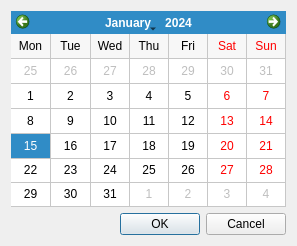
<?xml version="1.0" encoding="UTF-8"?>
<ui version="4.0">
 <class>CalendarDlg</class>
 <widget class="QDialog" name="CalendarDlg">
  <property name="geometry">
   <rect>
    <x>0</x>
    <y>0</y>
    <width>297</width>
    <height>246</height>
   </rect>
  </property>
  <property name="windowTitle">
   <string>Alterar Data</string>
  </property>
  <property name="windowIcon">
   <iconset resource="icons.qrc">
    <normaloff>:/icons/res/calendar.png</normaloff>:/icons/res/calendar.png</iconset>
  </property>
  <layout class="QVBoxLayout" name="verticalLayout">
   <item>
    <widget class="QCalendarWidget" name="calendarWidget">
     <property name="gridVisible">
      <bool>true</bool>
     </property>
     <property name="verticalHeaderFormat">
      <enum>QCalendarWidget::NoVerticalHeader</enum>
     </property>
     <property name="navigationBarVisible">
      <bool>true</bool>
     </property>
     <property name="dateEditEnabled">
      <bool>true</bool>
     </property>
    </widget>
   </item>
   <item>
    <widget class="QDialogButtonBox" name="buttonBox">
     <property name="orientation">
      <enum>Qt::Horizontal</enum>
     </property>
     <property name="standardButtons">
      <set>QDialogButtonBox::Cancel|QDialogButtonBox::Ok</set>
     </property>
    </widget>
   </item>
  </layout>
 </widget>
 <resources>
  <include location="icons.qrc"/>
 </resources>
 <connections>
  <connection>
   <sender>buttonBox</sender>
   <signal>accepted()</signal>
   <receiver>CalendarDlg</receiver>
   <slot>accept()</slot>
   <hints>
    <hint type="sourcelabel">
     <x>248</x>
     <y>254</y>
    </hint>
    <hint type="destinationlabel">
     <x>157</x>
     <y>274</y>
    </hint>
   </hints>
  </connection>
  <connection>
   <sender>buttonBox</sender>
   <signal>rejected()</signal>
   <receiver>CalendarDlg</receiver>
   <slot>reject()</slot>
   <hints>
    <hint type="sourcelabel">
     <x>316</x>
     <y>260</y>
    </hint>
    <hint type="destinationlabel">
     <x>286</x>
     <y>274</y>
    </hint>
   </hints>
  </connection>
 </connections>
</ui>
